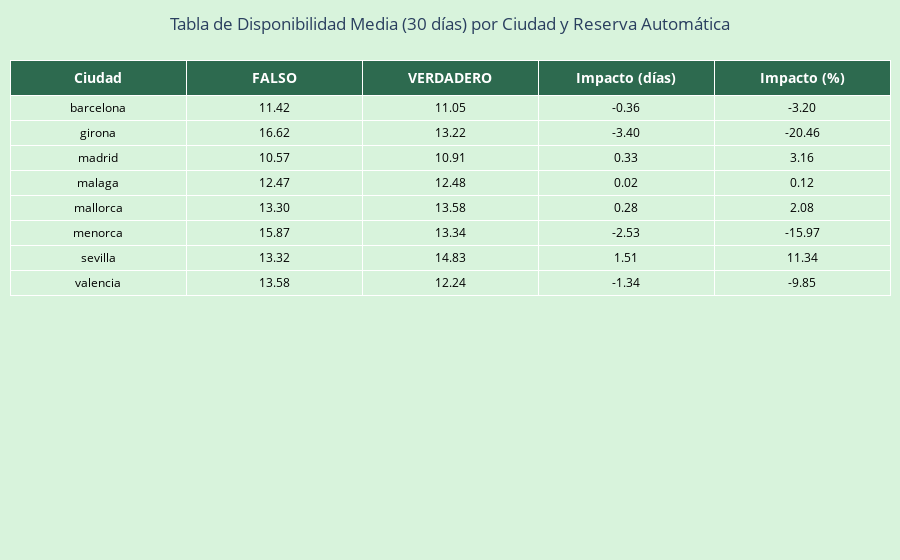

The notebook cell saved with this chart:
### Markdown cell above
Disponibilidad Media (30 días) por Ciudad y Reserva Automática con impacto correspondiente

### Code cell
import pandas as pd
import plotly.express as px
import plotly.graph_objects as go

# 1. Agrupar por ciudad y reserva automática
disponibilidad_media_mensual = df.groupby(['city', 'is_instant_bookable'])['availability_30'].mean().reset_index()

# 2. Renombrar para mayor claridad
disponibilidad_media_mensual.rename(columns={'availability_30': 'mean_availability_30'}, inplace=True)

# 3. Pivot para comparación entre FALSO y VERDADERO
pivot_disponibilidad_mensual = disponibilidad_media_mensual.pivot(
    index='city', columns='is_instant_bookable', values='mean_availability_30'
)

# 4. Calcular impacto absoluto y relativo
pivot_disponibilidad_mensual['impact'] = pivot_disponibilidad_mensual['VERDADERO'] - pivot_disponibilidad_mensual['FALSO']
pivot_disponibilidad_mensual['impact_%'] = (pivot_disponibilidad_mensual['impact'] / pivot_disponibilidad_mensual['FALSO']) * 100

# 5. Redondear
pivot_disponibilidad_mensual = pivot_disponibilidad_mensual.round(2).reset_index()

# 6. Preparar datos en formato largo para gráfico
df_melted_disp = pivot_disponibilidad_mensual.melt(
    id_vars='city',
    value_vars=['FALSO', 'VERDADERO'],
    var_name='Reserva Automática',
    value_name='Disponibilidad Media'
)

# 7. Asignar colores personalizados
colores_personalizados = {
    'FALSO': '#8BAE3F',     # verde claro
    'VERDADERO': '#2D6A4F'  # verde oscuro
}

# 8. Gráfico de barras agrupadas
fig_barras = px.bar(
    df_melted_disp,
    x='city',
    y='Disponibilidad Media',
    color='Reserva Automática',
    barmode='group',
    title='Disponibilidad Media (30 días) por Ciudad y Reserva Automática',
    labels={'Disponibilidad Media': 'Disponibilidad Media (días)', 'Reserva Automática': 'Reserva Automática'},
    color_discrete_map=colores_personalizados
)

fig_barras.update_layout(
    yaxis_tickformat=".2f",
    xaxis_title='Ciudad',
    yaxis_title='Disponibilidad Media (días)',
    paper_bgcolor="#D8F3DC",
    plot_bgcolor="#D8F3DC",
    title_x=0.5
)

# 9. Tabla en formato Plotly con fondo personalizado
fig_tabla = go.Figure(
    data=[
        go.Table(
            header=dict(
                values=["<b>Ciudad</b>", "<b>FALSO</b>", "<b>VERDADERO</b>", "<b>Impacto (días)</b>", "<b>Impacto (%)</b>"],
                fill_color="#2D6A4F",  # verde oscuro
                font=dict(color="white", size=14),
                align="center",
                height=30
            ),
            cells=dict(
                values=[
                    pivot_disponibilidad_mensual['city'],
                    pivot_disponibilidad_mensual['FALSO'],
                    pivot_disponibilidad_mensual['VERDADERO'],
                    pivot_disponibilidad_mensual['impact'],
                    pivot_disponibilidad_mensual['impact_%']
                ],
                fill_color="#D8F3DC",  # fondo verde claro
                align="center",
                height=25,
                font=dict(color="black", size=12),
                format=["", ".2f", ".2f", ".2f", ".2f"]
            )
        )
    ]
)

fig_tabla.update_layout(
    title="Tabla de Disponibilidad Media (30 días) por Ciudad y Reserva Automática",
    title_x=0.5,
    margin=dict(l=10, r=10, t=60, b=10),
    paper_bgcolor="#D8F3DC"
)

# 10. Mostrar resultados
fig_tabla.show()
fig_barras.show()

### Figure 1 — Plotly figure (JSON) as saved in the notebook; plotly's stock layout.template omitted (floating-point values rounded to 4 significant figures)
{"data": [{"cells": {"align": "center", "fill": {"color": "#D8F3DC"}, "font": {"color": "black", "size": 12}, "format": ["", ".2f", ".2f", ".2f", ".2f"], "height": 25, "values": [["barcelona", "girona", "madrid", "malaga", "mallorca", "menorca", "sevilla", "valencia"], [11.42, 16.62, 10.57, 12.47, 13.3, 15.87, 13.32, 13.58], [11.05, 13.22, 10.91, 12.48, 13.58, 13.34, 14.83, 12.24], [-0.36, -3.4, 0.33, 0.02, 0.28, -2.53, 1.51, -1.34], [-3.2, -20.46, 3.16, 0.12, 2.08, -15.97, 11.34, -9.85]]}, "header": {"align": "center", "fill": {"color": "#2D6A4F"}, "font": {"color": "white", "size": 14}, "height": 30, "values": ["<b>Ciudad</b>", "<b>FALSO</b>", "<b>VERDADERO</b>", "<b>Impacto (días)</b>", "<b>Impacto (%)</b>"]}, "type": "table"}], "layout": {"margin": {"b": 10, "l": 10, "r": 10, "t": 60}, "paper_bgcolor": "#D8F3DC", "title": {"text": "Tabla de Disponibilidad Media (30 días) por Ciudad y Reserva Automática", "x": 0.5}}}
